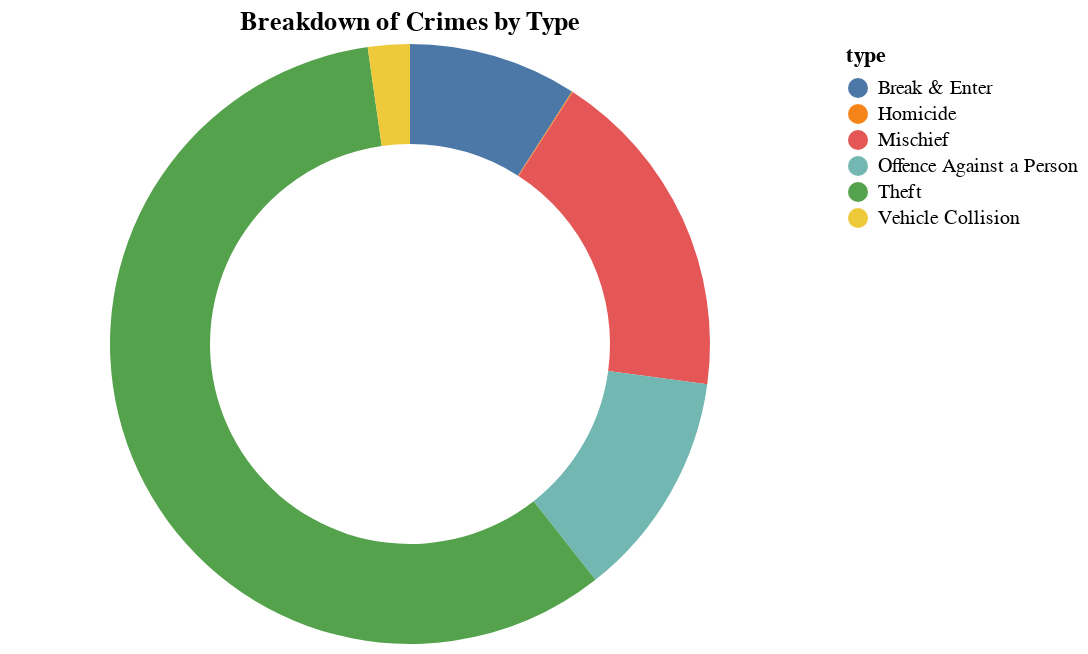

The notebook cell this image was saved under:
### Code cell
alt.Chart(counts).mark_arc(innerRadius=100).encode(
    theta=alt.Theta(field="count", type="quantitative"),
    color=alt.Color(field="type", type="nominal"),
    tooltip=[
        alt.Tooltip('type:N'),
        alt.Tooltip('count:Q'),
        alt.Tooltip('percent:Q', format='.1%')
    ]
).properties(
    title='Breakdown of Crimes by Type'
)

### Figure 1 — Vega-Lite specification as saved in the notebook (floating-point values rounded to 4 significant figures)
{"config": {"view": {"continuousWidth": 400, "continuousHeight": 300}}, "data": {"name": "data-abba2afe44b363802b93b1edf03212a5"}, "mark": {"type": "arc", "innerRadius": 100}, "encoding": {"color": {"field": "type", "type": "nominal"}, "theta": {"field": "count", "type": "quantitative"}, "tooltip": [{"field": "type", "type": "nominal"}, {"field": "count", "type": "quantitative"}, {"field": "percent", "format": ".1%", "type": "quantitative"}]}, "title": "Breakdown of Crimes by Type", "$schema": "https://vega.github.io/schema/vega-lite/v4.17.0.json", "datasets": {"data-abba2afe44b363802b93b1edf03212a5": [{"type": "Break & Enter", "count": 5029, "percent": 0.091}, {"type": "Homicide", "count": 29, "percent": 0.001}, {"type": "Mischief", "count": 9980, "percent": 0.18}, {"type": "Offence Against a Person", "count": 6787, "percent": 0.123}, {"type": "Theft", "count": 32323, "percent": 0.583}, {"type": "Vehicle Collision", "count": 1250, "percent": 0.023}]}}
